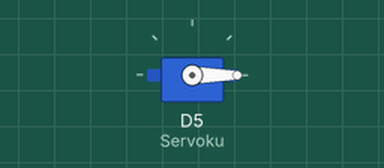
Simulated run of this sketch. Board: ESP8266 (NodeMCU). Shown: servo.

Above: at 1.05 s.
Timing chart, 0 to 5.6 s (numbered marks = the images above):
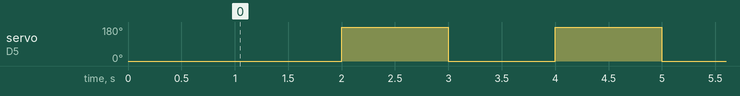

The sketch:

5_servo.ino
```cpp
#include <Servo.h>
Servo Servoku;

void setup(){
  Servoku.attach(D5);
  Servoku.write(0);
  delay(1000);
}

void loop(){
  Servoku.write(0);
  delay(1000);
  Servoku.write(180);
  delay(1000);
}
```

Measured:
- by itself, servo on D5 (Servoku): alternates 180° for 1.0 s and 0° for 1.0 s
